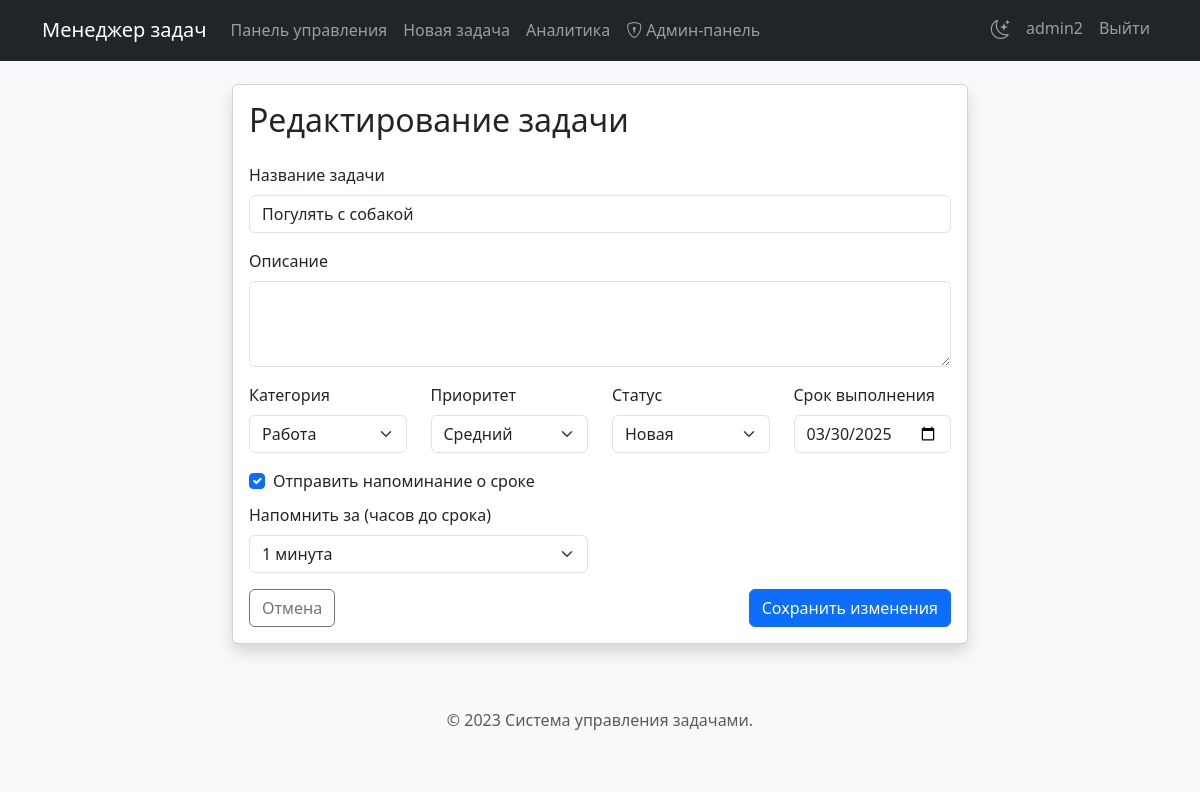
The page /task/1/edit (signed in) on the database its author committed.
### tables this page shows
CREATE TABLE tasks (
        id INTEGER PRIMARY KEY,
        user_id INTEGER NOT NULL,
        title TEXT NOT NULL,
        description TEXT,
        category TEXT,
        priority TEXT,
        due_date DATE,
        status TEXT DEFAULT "Новая",
        created_at TIMESTAMP DEFAULT CURRENT_TIMESTAMP,
        send_reminder BOOLEAN DEFAULT 0,
        reminder_time INTEGER DEFAULT 24,
        FOREIGN KEY (user_id) REFERENCES users (id)
    );

### app.py (the view, shortened to what this page needs)
@app.route('/task/<int:task_id>/edit', methods=['GET', 'POST'])
def edit_task(task_id):
    if 'user_id' not in session:
        return redirect(url_for('login'))
    conn = sqlite3.connect('tasks.db')
    c = conn.cursor()
    c.execute(
        """
    SELECT id, title, description, category, priority, due_date, status, send_reminder, reminder_time
    FROM tasks
    WHERE id = ? AND user_id = ?
    """, (task_id, session['user_id']))
    task = c.fetchone()
    conn.close()
    if not task:
        flash('Задача не найдена!')
        return redirect(url_for('dashboard'))
    return render_template('edit_task.html', task=task)

### templates/edit_task.html (shortened to what this page needs)
{% extends 'base.html' %}
{% block content %}
<div class="row justify-content-center">
    <div class="col-md-8">
        <div class="card shadow">
            <div class="card-body">
                <h2 class="card-title mb-4">Редактирование задачи</h2>
                <form method="POST" action="{{ url_for('edit_task', task_id=task[0]) }}">
                    <div class="mb-3">
                        <label for="title" class="form-label">Название задачи</label>
                        <input type="text" class="form-control" id="title" name="title" value="{{ task[1] }}" required>
                    </div>
                    <div class="mb-3">
                        <label for="description" class="form-label">Описание</label>
                        <textarea class="form-control" id="description" name="description" rows="3">{{ task[2] or '' }}</textarea>
                    </div>
                    <div class="row mb-3">
                        <div class="col-md-3">
                            <label for="category" class="form-label">Категория</label>
                            <select class="form-select" id="category" name="category">
                                <option value="Работа" {% if task[3] == 'Работа' %}selected{% endif %}>Работа</option>
                            </select>
                        </div>
                        <div class="col-md-3">
                            <label for="priority" class="form-label">Приоритет</label>
                            <select class="form-select" id="priority" name="priority">
                                <option value="Средний" {% if task[4] == 'Средний' %}selected{% endif %}>Средний</option>
                            </select>
                        </div>
                        <div class="col-md-3">
                            <label for="status" class="form-label">Статус</label>
                            <select class="form-select" id="status" name="status" required>
                                <option value="Новая" {% if task[6] == 'Новая' %}selected{% endif %}>Новая</option>
                            </select>
                        </div>
                        <div class="col-md-3">
                            <label for="due_date" class="form-label">Срок выполнения</label>
                            <input type="date" class="form-control" id="due_date" name="due_date" value="{{ task[5] or '' }}">
                        </div>
                    </div>
                    <div class="row mb-3">
                        <div class="col-md-12">
                            <div class="form-check">
                                <input class="form-check-input" type="checkbox" id="send_reminder" name="send_reminder" {% if task[7] %}checked{% endif %}>
                                <label class="form-check-label" for="send_reminder">
                                    Отправить напоминание о сроке
                                </label>
                            </div>
                        </div>
                        <div class="col-md-6 mt-2" id="reminder_options" style="{% if not task[7] %}display: none;{% endif %}">
                            <label for="reminder_time" class="form-label">Напомнить за (часов до срока)</label>
                            <select class="form-select" id="reminder_time" name="reminder_time">
                                <option value="0.017" {% if task[8] == 0.017 %}selected{% endif %}>1 минута</option>
                            </select>
                        </div>
                    </div>
                    <div class="d-flex justify-content-between">
                        <a href="{{ url_for('view_task', task_id=task[0]) }}" class="btn btn-outline-secondary">Отмена</a>
                        <button type="submit" class="btn btn-primary">Сохранить изменения</button>
                    </div>
                </form>
            </div>
        </div>
    </div>
</div>
{% endblock %}

### templates/base.html (style rules this page uses)
body { padding-top: 60px; background-color: #f8f9fa; }

### rows shown on the page
tasks: title "Погулять с собакой", category "Работа", priority "Средний", status "Новая", due_date "03/30/2025", send_reminder "☑", reminder_time "1 минута"

### other values the page prints
{{ session['username'] }} "admin2"
